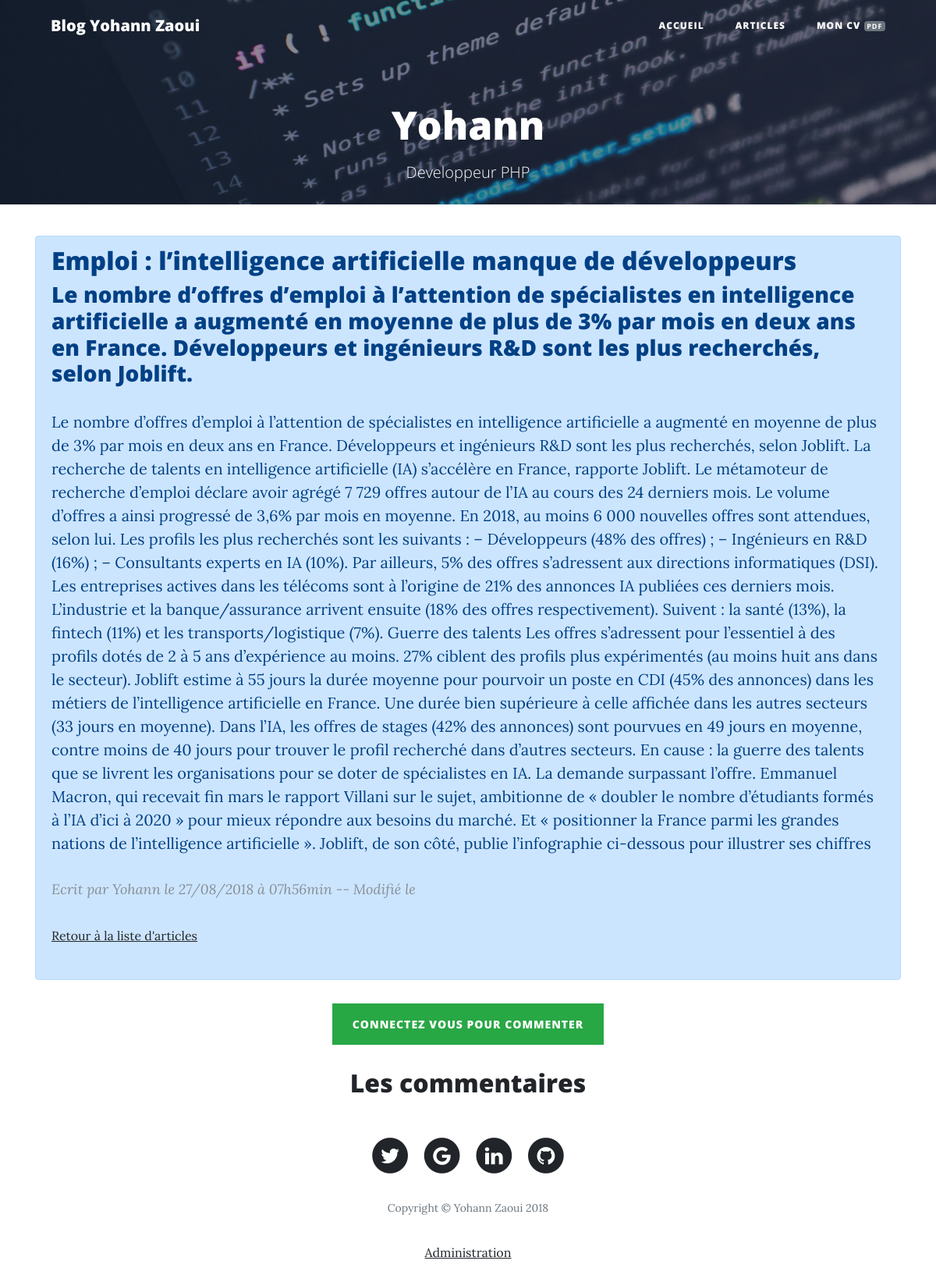
The app's page /index.php?route=post&id=32 with its own data.
### tables this page shows
CREATE TABLE IF NOT EXISTS `posts` (
  `id` int(11) NOT NULL AUTO_INCREMENT,
  `author` varchar(255) NOT NULL,
  `title` varchar(255) NOT NULL,
  `subtitle` varchar(255) NOT NULL,
  `content` longtext NOT NULL,
  `creation_date` timestamp NOT NULL DEFAULT CURRENT_TIMESTAMP,
  `update_date` timestamp NULL DEFAULT NULL,
  PRIMARY KEY (`id`)
);

### src/controller/FrontController.php (called while the page is built, shortened)
<?php
class FrontController
{
    private $postRepository;
    private $commentRepository;
    private $view;
    public function __construct()
    {
        $this->postRepository = new PostRepository;
        $this->commentRepository = new CommentRepository;
        $this->view = new View;
    }
    public function post($idPost)
    {
        $post = $this->postRepository->getPost($idPost);
        $comments = $this->commentRepository->getCommentsFromPost($idPost);
        $this->view->render('post', ['post'=>$post, 'comments'=>$comments]);
    }
}

### public/index.php (called while the page is built, shortened)
<?php
$router = new router;
$router->run();

### src/Repository/PostRepository.php (called while the page is built, shortened)
<?php
class PostRepository extends DBFactory
{
    public function getPost($id)
    {
        $sql = 'SELECT id,author,title,subtitle,content,DATE_FORMAT(creation_date,"%d/%m/%Y à %Hh%imin") AS creation_date_fr, DATE_FORMAT(update_date,"%d/%m/%Y à %Hh%imin") AS update_date_fr FROM posts WHERE id = ?';
        $req=$this->sql($sql, [$id]);
        $req->setFetchMode(PDO::FETCH_CLASS | PDO::FETCH_PROPS_LATE, Post::CLASS);
        $post = $req->fetch();
        return $post;
    }
}

### etc/Configuration.php (called while the page is built, shortened)
<?php
abstract class Configuration
{
    private static $params;
    public static function get($name, $defaultValue = null)
    {
        $params = self::getparams();
        if (isset($params[$name])) {
            $value = $params[$name];
        }
        else {
            $value = $defaultValue;
        }
        return $value;
    }
    private static function getparams()
    {
        if (self::$params == null) {
            $filePath = "../config/dev.ini";
            if (!file_exists($filePath)) {
                throw new Exception("Aucun fichier de configuration trouvé");
            }
            else {
                self::$params = parse_ini_file($filePath);
            }
        }
        return self::$params;
    }
}

### etc/DBFactory.php (called while the page is built, shortened)
<?php
abstract class DBFactory
{
    private $db;
    private function checkDb()
    {
        if ($this->db === null) {
            return $this->getDb();
        }
        return $this->db;
    }
    private function getDb()
    {
        try
        {
            $dsn = Configuration::get("dsn");
            $login = Configuration::get("login");
            $password = Configuration::get("password");
            $this->db = new PDO($dsn, $login, $password);
            $this->db->setAttribute(PDO::ATTR_ERRMODE, PDO::ERRMODE_EXCEPTION);
            return $this->db;
        }
        catch (Exception $errorConnection)
        {
            die('Erreur de connection : '.$errorConnection->getMessage());
        }
    }
    public function sql($sql, $parameters = null)
    {
        if ($parameters) {
            $result = $this->checkDb()->prepare($sql);
            $result->execute($parameters);
            return $result;
        }
        else {
            $result = $this->checkDb()->query($sql);
            return $result;
        }
    }
}

### src/Entity/Post.php (called while the page is built, shortened)
<?php
class Post
{
  private $author;
  private $title;
  private $subtitle;
  private $content;
  private $creation_date_fr;
  public function getAuthor()
  {
    return $this->author;
  }
  public function getTitle()
  {
    return $this->title;
  }
  public function getSubtitle()
  {
    return $this->subtitle;
  }
  public function getContent()
  {
    return $this->content;
  }
  public function getCreation_date()
  {
    return $this->creation_date_fr;
  }
}

### templates/post.php (the view, shortened to what this page needs)
<div class="container">
  <div class="alert alert-primary" role="alert">
    <div class="row">
      <div class="col-lg-12 col-md-10 mx-auto">
        <div class="post-preview">
            <h2 class="post-title">
                <?= $post->getTitle() ?>
            </h2>
            <h3 class="post-subtitle">
              <?= $post->getSubtitle() ?>
            </h3>
          <p>
            <?= $post->getContent() ?>
          </p>
          <p class="post-meta">
            <?php echo 'Ecrit par '.$post->getAuthor().' le '.$post->getCreation_date().' -- Modifié le '.$post->getUpdate_date() ?>
          </p>
          <p>
            <small>
              <a href="index.php?route=all">Retour à la liste d'articles</a>
            </small>
          </p>
        </div>
      </div>
    </div>
  </div>
</div>
<?php if(!isset($_SESSION['roleUser'], $_SESSION['pseudoUser'])) { ?>
<p class="title_center">
    <a href="../index.php?route=connexionPage"><button type="button" class="btn btn-success">Connectez vous pour commenter</button></a>
</p>
<?php } ?>
      <div class="container">
        <div class="row">
          <div class="col-lg-12 col-md-10 mx-auto">
            <h2 class="title_center">Les commentaires</h2>
          </div>
        </div>
      </div>

### public/css/style.css (style rules this page uses)
.title_center { text-align: center; }
body { font-size: 20px; color: #212529; font-family: 'Lora', 'Times New Roman', serif; }
p { line-height: 1.5; margin: 30px 0; }
p a { text-decoration: underline; }
h1, h2, h3, h4, h5, h6 { font-weight: 800; font-family: 'Open Sans', 'Helvetica Neue', Helvetica, Arial, sans-serif; }
a { color: #212529; -webkit-transition: all 0.2s; -moz-transition: all 0.2s; transition: all 0.2s; }
.post-preview > .post-meta { font-size: 18px; font-style: italic; margin-top: 0; color: #868e96; }
.btn { font-size: 14px; font-weight: 800; padding: 15px 25px; letter-spacing: 1px; text-transform: uppercase; border-radius: 0; font-family: 'Open Sans', 'Helvetica Neue', Helvetica, Arial, sans-serif; }

### records on screen
posts: title "Emploi : l’intelligence artificielle manque de développeurs", subtitle "Le nombre d’offres d’emploi à l’attention de spécialistes en intelligence artificielle a augmenté en moyenne de plus de 3% par mois en deux ans en France. Développeurs et ingénieurs R&D sont les plus recherchés, selon Joblift.", content "Le nombre d’offres d’emploi à l’attention de spécialistes en intelligence artificielle a augmenté en moyenne de plus de 3% par mois en deux ans en France. Développeurs et ingénieurs R&D sont les plus recherchés, selon Joblift. La recherche de talents en intelligence artificielle (IA) s’accélère en France, rapporte Joblift. Le métamoteur de recherche d’emploi déclare avoir agrégé 7 729 offres autour de l’IA au cours des 24 derniers mois. Le volume d’offres a ainsi progressé de 3,6% par mois en moyenne. En 2018, au moins 6 000 nouvelles offres sont attendues, selon lui. Les profils les plus recherchés sont les suivants : – Développeurs (48% des offres) ; – Ingénieurs en R&D (16%) ; –…", author "Yohann"

### other values on screen
$post->getCreation_date() "27/08/2018 à 07h56min"
